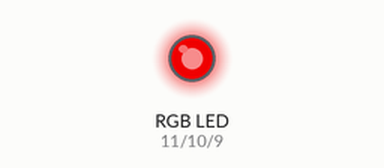
Simulated run of this sketch. Board: Arduino Uno, built with avr-gcc and run on an emulated ATmega328P. Shown: an RGB LED mixed from three pins (HIGH = lit). Random numbers use the default seed unless the sketch sets one.

Above: at 0.1 s.
At 4.1 s:
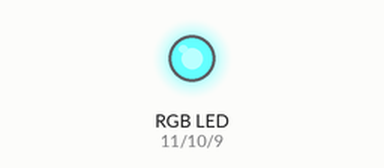
At 9.1 s:
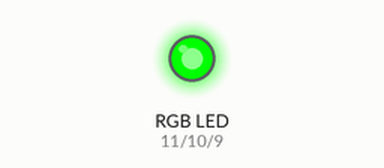
At 19.1 s:
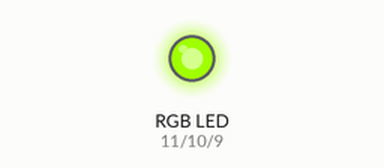
At 29.1 s:
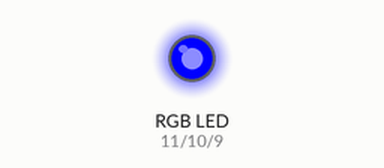
At 39.1 s:
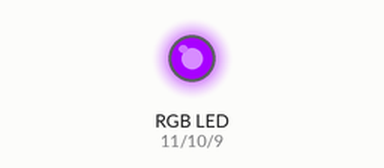
Timing chart, 0 to 40.0 s (numbered marks = the images above):
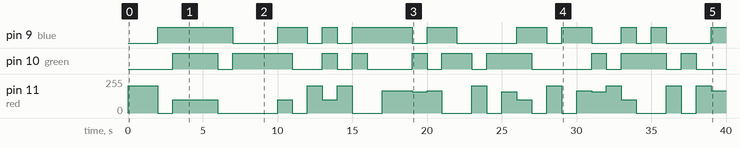

Measured:
- by itself, pin 9 (blue): LOW → HIGH at 2.0 s, → LOW 5.0 s later, → HIGH 3.0 s later, → LOW 2.0 s later, … (19 changes in this stretch)
- by itself, pin 10 (green): LOW → HIGH at 3.0 s, → LOW 3.0 s later, → HIGH 1.0 s later, → LOW 4.0 s later, … (20 changes in this stretch)
- by itself, pin 11 (red): 0/255 → 204/255 at 0.00 s, → 0/255 2.0 s later, → 100/255 1.0 s later, → 0/255 3.0 s later, … (30 changes in this stretch)

The sketch:

led_rgb_random.ino
```cpp
//
int ledcolor = 0;
int a = 1000; //this sets how long the stays one color for
int red = 11; //this sets the red led pin
int green = 10; //this sets the green led pin
int blue = 9; //this sets the blue led pin

void setup() { //this sets the output pins

pinMode(red, OUTPUT);
pinMode(green, OUTPUT);
pinMode(blue, OUTPUT);
}

void loop() {
int ledcolor = random(7); //this randomly selects a number between 0 and 6

switch (ledcolor) {
case 0: //if ledcolor equals 0 then the led will turn red
analogWrite(red, 204);
delay(a);
analogWrite(red, 0);
break;
case 1: //if ledcolor equals 1 then the led will turn green
digitalWrite(green, HIGH);
delay(a);
digitalWrite(green, LOW);
break;
case 2: //if ledcolor equals 2 then the led will turn blue
digitalWrite(blue, HIGH);
delay(a);
digitalWrite(blue, LOW);
break;
case 3: //if ledcolor equals 3 then the led will turn yellow
analogWrite(red, 160);
digitalWrite(green, HIGH);
delay(a);
analogWrite(red, 0);
digitalWrite(green, LOW);
break;
case 4: //if ledcolor equals 4 then the led will turn cyan
analogWrite(red, 168);
digitalWrite(blue, HIGH);
delay(a);
analogWrite(red, 0);
digitalWrite(blue, LOW);
break;
case 5: //if ledcolor equals 5 then the led will turn magenta
digitalWrite(green, HIGH);
digitalWrite(blue, HIGH);
delay(a);
digitalWrite(green, LOW);
digitalWrite(blue, LOW);
break;
case 6: //if ledcolor equals 6 then the led will turn white
analogWrite(red, 100);
digitalWrite(green, HIGH);
digitalWrite(blue, HIGH);
delay(a);
analogWrite(red, 0);
digitalWrite(green, LOW);
digitalWrite(blue, LOW);
break;
}

}
//
```
